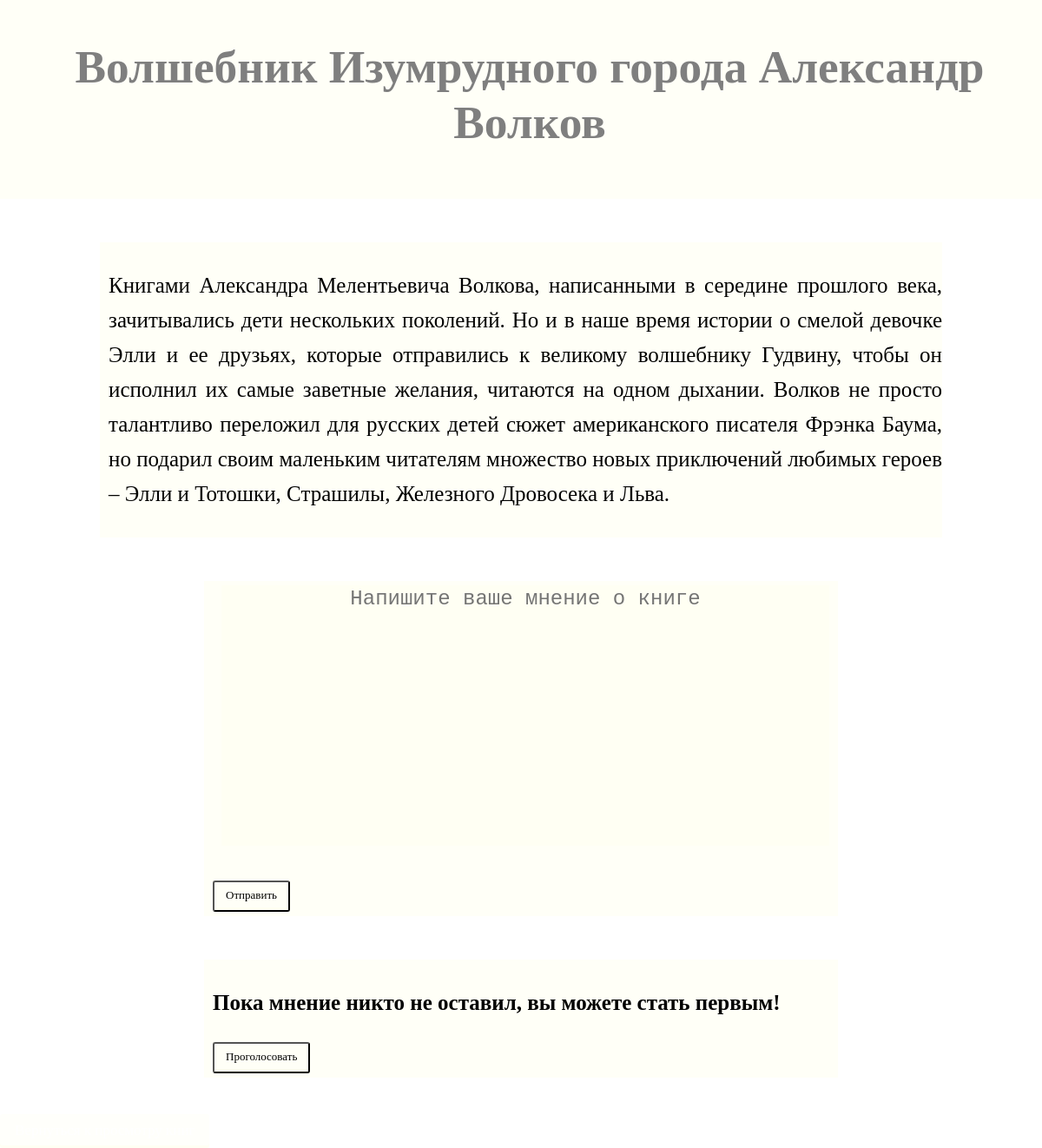
Page /bks/15/results/ on the committed database.
### bks/models.py (models this page shows, shortened)
class Book(models.Model):
    book_title=models.CharField(max_length=200)
    pub_date=models.DateTimeField('date published')
    book_description = models.CharField(max_length=1000)
    book_author = models.CharField(max_length=200)

### bks/views.py (the view)
# urls.py: path('<int:book_id>/results/', views.results, name='results'),
def results(request, book_id):
    book = get_object_or_404(Book, pk=book_id)
    return render(request, 'bks/results.html', {'book': book})

### bks/templates/bks/results.html (shortened to what this page needs)
{% load static %}
<link rel="stylesheet" type="text/css" href="{% static 'bks/main3.css' %}">
<div class="pageheader">
<h1>{{ book.book_title }} {{book.book_author}}</h1>
</div>
<div class="layer1">
<p style="color:black;">{{ book.book_description}}</a></p>
</div>
<form action="{% url 'bks:book_by_id' book.id %}" method="POST">
<textarea name="text" maxlength="4096" rows="10" cols="80" placeholder="Напишите ваше мнение о книге">{{ opinion_text }}</textarea>
<br/>
<input type="submit" value="Отправить"></input>
</form>
<form action="{% url 'bks:vote' book.id %}" method="post">
{% if book.opinion_set.all%}
{% for opinion in book.opinion_set.all %}
<input type="radio" name="opinion" id="opinion{{ forloop.counter }}" value="{{ opinion.id }}">
<label for="opinion{{ forloop.counter }}" style="color:black;"><strong>{{ opinion.opinion_text }} — {{ opinion.votes }}
    vote{{ opinion.votes|pluralize }}</strong></label><br>
{% endfor %}
{% else %}
<p style="color: black;"><strong>Пока мнение никто не оставил, вы можете стать первым!</strong></p>
{% endif %}
<input type="submit" value="Проголосовать">
</form>
<a href="{%url 'bks:index'%}"class="button7">Вернуться к просмотру книг</a></div>

### bks/static/bks/main3.css (style rules this page uses)
.pageheader { background-color: #FFFFF0; margin-top: 0; padding:10px 10px 20px 30px; filter:alpha(opacity=60); -moz-opacity:0.5; opacity: 0.5; width:auto; }
.pageheader h1, .pageheader h1 a, .pageheader h1 a:visited, .pageheader h1 a:active { font-family: Georgia, serif; color: #000000; font-size: 40pt; text-decoration: none; text-align: center; }
h1,h2,h3 { line-height:1.2; text-align: center; }
a { color: #000000; font-family: 'Tahoma'; text-decoration: none; }
form { background: rgba(255, 255, 240, 0.5); width:60%; margin: 50 auto; padding: 5px; padding-right:0px; line-height:1.6; padding-left: 10px; text-align: justify; }
.layer1 { background: rgba(255, 255, 240, 0.5); width:80%; margin: 50 auto; padding: 5px; padding-right:0px; line-height:1.6; padding-left: 10px; text-align: justify; }
a.button7 { font-weight: 500; color: white; text-decoration: none; font-family: 'Tahoma'; font-size: 17px; padding: .5em 1em calc(.5em + 3px); border-radius: 3px; background: rgba(255, 255, 240, 0.3); box-shadow: 0 -3px rgba(255, 255, 240,0.7) inset; transition: 0.2s; }
input[type="submit"] { font-weight: 500; color: black; text-decoration: none; font-family: 'Tahoma'; font-size: 13px; padding: .5em 1em calc(.5em + 3px); border-radius: 3px; background: rgba(255, 255, 240, 0.1); box-shadow: 0 -3px rgba(255, 255, 240,0.7) inset; transition: 0.2s; }
textarea { outline: none; resize: none; display:block; width:700px; height:300px; margin:0 auto; border:none; font-size:18pt; text-align:center; background:rgba(255, 255, 240,0.5); color:black; }

### rows in the picture
Book: book_title "Волшебник Изумрудного города", book_author "Александр Волков", book_description "Книгами Александра Мелентьевича Волкова, написанными в середине прошлого века, зачитывались дети нескольких поколений. Но и в наше время истории о смелой девочке Элли и ее друзьях, которые отправились к великому волшебнику Гудвину, чтобы он исполнил их самые заветные желания, читаются на одном дыхании. Волков не просто талантливо переложил для русских детей сюжет американского писателя Фрэнка Баума, но подарил своим маленьким читателям множество новых приключений любимых героев – Элли и Тотошки, Страшилы, Железного Дровосека и Льва."
